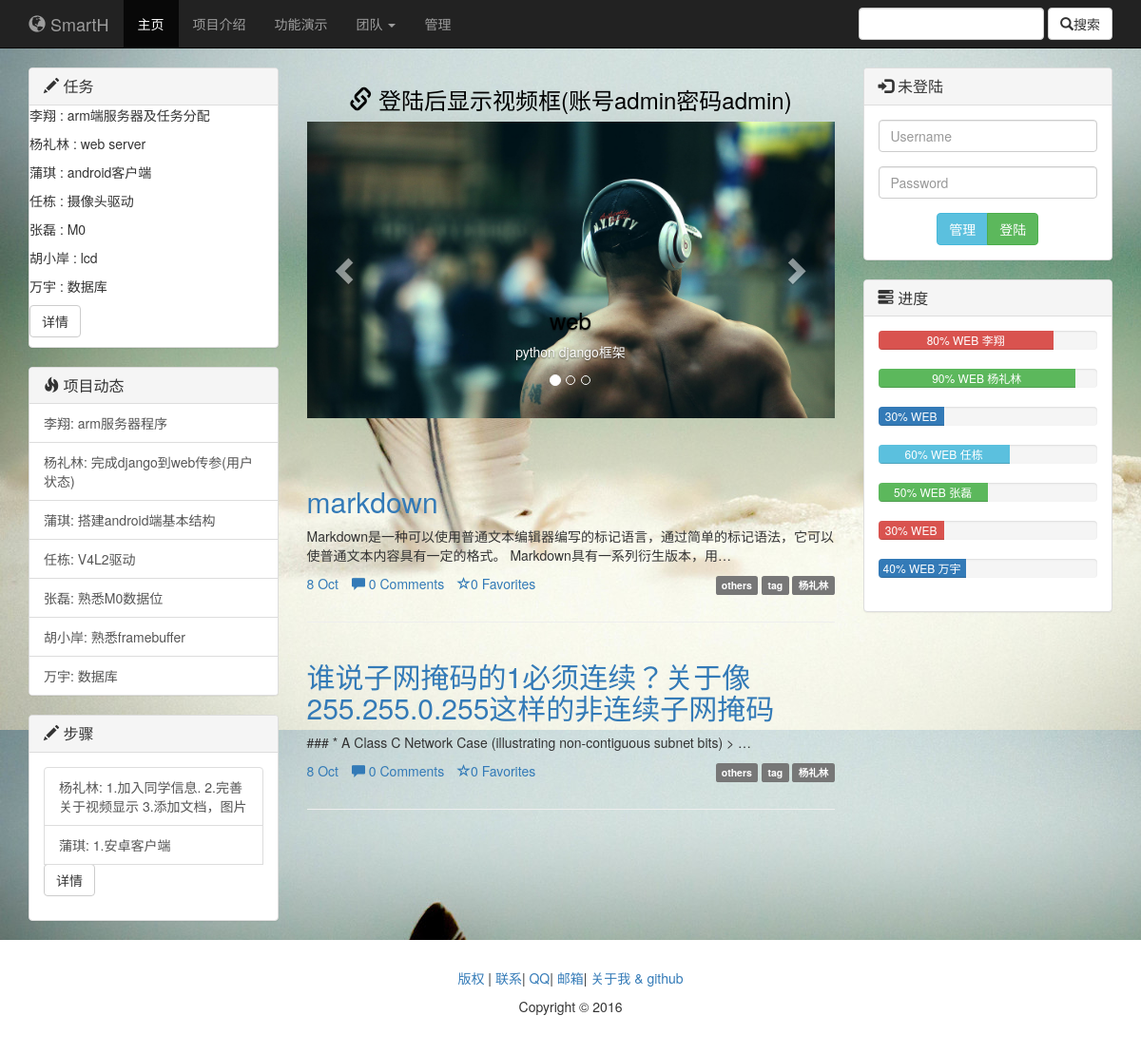
Page /focus/ on the committed database.
### focus/models.py (models this page shows, shortened)
class Author(models.Model):
    name = models.CharField(max_length=256)
    profile = models.CharField('profile', default='',max_length=256)
    stat = models.CharField('stat',default='',max_length=256)
    password = models.CharField('password',default='123', max_length=256)
    register_date = models.DateTimeField(auto_now_add=True, editable=True)
    stat = models.CharField('stat',default='',max_length=256)
    task = models.TextField('task')
    taskprogress = models.IntegerField('taskprogress',default=0)
    taskcolor = models.CharField('taskcolor',default='default',max_length=256)
    def __str__(self):
        return self.name

@python_2_unicode_compatible
class Article(models.Model):
    column = models.ForeignKey(Column, blank=True, null=True, verbose_name = 'belong to')
    title = models.CharField(max_length=256)
    author = models.ForeignKey('Author')
    user = models.ManyToManyField('NewUser', blank=True)
    content = models.TextField('content')
    pub_date = models.DateTimeField(auto_now_add=True, editable=True)
    update_time = models.DateTimeField(auto_now=True, null=True)
    published = models.BooleanField('notDraft', default=True)
    poll_num = models.IntegerField(default=0)
    comment_num = models.IntegerField(default=0)
    keep_num = models.IntegerField(default=0)
    class Meta:
        verbose_name = 'article'
        verbose_name_plural = 'article'
    objects = ArticleManager()

@python_2_unicode_compatible
class Column(models.Model):
    name = models.CharField('column_name', max_length=256)
    intro = models.TextField('introduction', default='')
    def __str__(self):
        return self.name
    class Meta:
        verbose_name = 'column'
        verbose_name_plural = 'column'
        ordering = ['name']

### focus/views.py (the view)
def index(request):
    latest_article_list = Article.objects.query_by_time()
    loginform = LoginForm()
    author_list = Author.objects.all()
    context = {'author_list':author_list,'article_detail':'','latest_article_list': latest_article_list, 'loginform':loginform}
    return render(request, 'home/index.html', context)

### focus/forms.py
class LoginForm(forms.Form):
	uid = forms.CharField(widget=forms.TextInput(attrs={'class':'form-control' ,'id':'uid', 'placeholder': 'Username'}))
	pwd = forms.CharField(widget=forms.PasswordInput(attrs={'class':'form-control' ,'id':'pwd', 'placeholder': 'Password'}))

### focus/models.py (called while the page is built)
    def query_by_time(self):
        query = self.get_queryset().order_by('-pub_date')
        return query

### templates/home/index.html (shortened to what this page needs)
{% extends "home/base.html" %}
{% load staticfiles %}
{% block content %}
<div class="container-fluid">
{% if article_detail %}
<div class="col-sm-9">
    <div class="row">
        <article class="col-xs-12">
            <h2>{{ article.title }}</h2>
            <p class="pull-right"><span class="label label-default">{{ article.column }}</span> <span class="label label-default">{{ article.pub_date | date:"j M" }}</span> <span class="label label-default">{{ article.author }}</span></p>
            <p><hr></p>
            <p>{{ content | safe }}</p>
            <p></p>
            <ul class="list-inline">
                <li><a href=" "><span class="glyphicon glyphicon-comment"></span> {{ article.comment_num }} Comments</a></li>
                <li><a href="/focus/{{ article.id }}/keep/"><span class="glyphicon glyphicon-star-empty"></span>{{ article.keep_num }} Favorites</a></li>
                <li><a href="/focus/{{ article.id }}/poll/"><span class="glyphicon glyphicon-thumbs-up"></span>{{ article.poll_num }} Upvotes</a></li>
            </ul>
        </article>
    </div>
    <hr>
    <h3>Comments:</h3>
    <hr>
    {% for comment in comments %}
    <div class="row">
        <article class="col-xs-12">
            <p class="pull-right"> <span class="label label-default">tag</span> <span class="label label-default">{{ comment.user }}</span></p>
            <p>{{ comment.content }}</p>
            <ul class="list-inline">
                <li><a href=" ">{{ comment.pub_date | date:"j M" }}</a></li>
                <li><a href=" "><span class="glyphicon glyphicon-comment"></span> {{ comment.comment_num }} Comments</a></li>
                <li><a href=" "><span class="glyphicon glyphicon-thumbs-up"></span>{{ comment.poll_num }} Upvotes</a></li>
            </ul>
        </article>
    </div>
    <hr>
    {% endfor %}
    <div class="row">
        <article class="col-xs-12">
            <h4>Sharing you comment:</h4>
            <form action="/focus/{{ article.id }}/comment/" method="post">
                {% csrf_token %}
                {{ commentform.as_p }}
                <input class="btn btn-default" type="submit" value="Submit" />
            </form>
        </article>
    </div>
    <hr>
</div>
{% else  %}
    <div class="col-sm-3">
        <div class="panel panel-default">
            <div class="panel-heading">
                <h1 class="panel-title"><span class="glyphicon glyphicon-pencil"></span> 任务 </h1>
            </div>
            <div class="list-group">
                {% for author in author_list %}
                <p>{{ author.name }} : {{ author.task }}</p>
                {% endfor %}
                <p><button class="btn btn-default">详情</button></p>
            </div>
        </div>
        <div class="panel panel-default">
            <div class="panel-heading">
                <h1 class="panel-title"><span class="glyphicon glyphicon-fire"></span> 项目动态 </h1>
            </div>
            <div class="list-group">
                {% for author in author_list %}
                <a href="#" class="list-group-item">{{ author.name }}: {{ author.stat }}</a>
                {% endfor %}
            </div>
        </div>
        <div class="panel panel-default">
            <div class="panel-heading">
                <h1 class="panel-title"><span class="glyphicon glyphicon-pencil"></span> 步骤 </h1>
            </div>
            <div  class="panel-body">
                <a href="#" class="list-group-item">杨礼林: 1.加入同学信息. 2.完善关于视频显示 3.添加文档，图片</a>
                <a href="#" class="list-group-item">蒲琪: 1.安卓客户端</a>
                <p><button class="btn btn-default">详情</button></p>
            </div>
        </div>
    </div>
    <div class="col-sm-6">
        {% if request.user.is_authenticated %}
        <div style="text-align:center;height:500px;">
            <h2>主窗口</h2>
            <div style="text-align: center;" class="embed-responsive embed-responsive-4by3">
                    <iframe src="http://192.168.2.245:8090/test.swf" allowfullscreen="" class="embed-responsive-item" frameborder="0" height="360" width="450"></iframe>
            </div>
        </div>
        {% else %}
        <div background="/static/img/background.jpg" style="text-align:center;height:400px;">
            <h3><span class="glyphicon glyphicon-link"></span> 登陆后显示视频框(账号admin密码admin)</h3>
            <div id="side-carousel" class="carousel slide" data-ride="carousel">
                <ol class="carousel-indicators">
                    <li data-target="#side-carousel" data-slide-to="0" class="active"></li>
                    <li data-target="#side-carousel" data-slide-to="1"></li>
                    <li data-target="#side-carousel" data-slide-to="2"></li>
                </ol>
                <div class="carousel-inner" role="listbox">
                    <div class="item active">
                        <a href="#">
                            <img src="/static/img/demo1.jpg" class="img-responsive" src="holder.js/400x300?bg=FF8C00&text=Image%201" alt="">
                        </a>
                        <div class="carousel-caption">
                            <h3>web</h3>
                            <p>python django框架</p>
                        </div>
                    </div>
                </div>
                <a class="left carousel-control" href="#side-carousel" role="button" data-slide="prev">
                    <span class="glyphicon glyphicon-chevron-left" aria-hidden="true"></span>
                </a>
                <a class="right carousel-control" href="#side-carousel" role="button" data-slide="next">
                    <span class="glyphicon glyphicon-chevron-right" aria-hidden="true"></span>
                </a>
            </div>
        </div>
        {% endif %}
        {% for article in latest_article_list %}
        <div class="row">
            <article class="col-xs-12">
                <h2><a id="article_title", href="/focus/{{ article.id }}">{{ article.title }}</a></h2>
                <p>{{ article.content|truncatechars_html:80 | safe }}</p>
                <p class="pull-right"><span class="label label-default">{{ article.column }}</span> <span class="label label-default">tag</span> <span class="label label-default">{{ article.author }}</span></p>
                <ul class="list-inline">
                    <li><a href="#">{{ article.pub_date | date:"j M" }}</a></li>
                    <li><a href="#"><span class="glyphicon glyphicon-comment"></span> {{ article.comment_num }} Comments</a></li>
                    <li><a href="#"><span class="glyphicon glyphicon-star-empty"></span>{{ article.keep_num }} Favorites</a></li>
                </ul>
            </article>
        </div>
        <hr>
        {% endfor %}
    </div>
    {% endif  %}
    <div class="col-sm-3">
        {% if request.user.is_authenticated %}
        <div class="panel panel-default">
            <div class="panel-heading">
                <h3 class="panel-title">
                    <span class="glyphicon glyphicon-user"></span>
                    已登录
                </h3>
            </div>
            <div class="panel-body">
                <div style="text-align:center" class="form-group"><h4>你好: {{ user }}</h4>
                    <div>
                        <a href="/admin/focus/article/add/">
                            <input class="btn btn-default" type="submit" value="写报告" />
                        </a>
                        <div class="btn-group" role="group">
                            <button type="button" onclick="location.href='/admin/'" class="btn btn-info">管理</button>
                            <button type="button" onclick="location.href='/focus/logout/'" class="btn btn-danger">退出</button>
                            <button type="button" onclick="location.href='/admin/focus/newuser/'" class="btn btn-success">添加用户</button>
                        </div>
                    </div>
                </div>
            </div>
        </div>
        {% else %}
        <div class="panel panel-default">
            <div class="panel-heading">
                <h3 class="panel-title">
                    <span class="glyphicon glyphicon-log-in"></span>
                    未登陆
                </h3>
            </div>
            <div style="text-align:center" class="panel-body">
                <form action="/focus/login/" method="post">
                    <div class="form-group">
                        {{ loginform.uid }}
                    </div>
                    <div class="form-group">
                        {{ loginform.pwd }}
                    </div>
                    <div class="btn-group" role="group">
                        <button type="button" onclick="location.href='/admin/'" class="btn btn-info">管理</button>
                        <button type="button,submit" class="btn btn-success">登陆</button>
                    </div>
                </form>
                    </div>
            </div>
            {% endif %}
            <div class="panel panel-default">
                <div class="panel-heading">
                    <h3 class="panel-title">
                        <span class="glyphicon glyphicon-tasks"></span>
                        进度
                    </h3>
                </div>
                <div class="panel-body">
                        {% for author in author_list %}
                    <div class="progress">
                        <div class="progress-bar progress-bar-{{ author.taskcolor }}" role="progressbar" aria-valuenow="{{ author.taskprogress }}"
                                                                                                         aria-valuemin="0" aria-valuemax="100" style="width:{{ author.taskprogress }}%">
                            {{ author.taskprogress }}% WEB {{ author.name }}
                        </div>
                    </div>
                        {% endfor %}
                </div>
            </div>
        </div>
    </div>
{% include "home/footer.html" %}
{% endblock %}

### templates/home/base.html (shortened to what this page needs)
<!DOCTYPE html>
<html lang="en">
{% include "home/head.html" %}
{% load staticfiles %}
<body background="/static/img/background.jpg">
{% include "home/nav.html" %}
{% block content %}
{% endblock %}
</body>
</html>

### templates/home/head.html (shortened to what this page needs)
<head>
    {% load staticfiles %}
    <link href="{% static "css/bootstrap.min.css" %}" rel="stylesheet">
    <link href="{% static "css/custom.css" %}" rel="stylesheet">
</head>

### templates/home/nav.html (shortened to what this page needs)
<nav class="navbar navbar-inverse navbar-static-top" role="navigation">
    <div class="container">
        <div class="navbar-header">
            <a class="navbar-brand" href="#"><span class="glyphicon glyphicon-globe"></span> SmartH </a>
        </div>
        <div class="collapse navbar-collapse" id="navbar">
            <ul class="nav navbar-nav">
                <li class="active">
                    <a href="/">主页</a>
                </li>
                <li>
                    <a href="#">项目介绍</a>
                </li>
                <li>
                    <a href="#">功能演示</a>
                </li>
                <li class="dropdown">
                    <a href="#" class="dropdown-toggle" data-toggle="dropdown" role="button" aria-haspopup="true" aria-expanded="false">团队 <span class="caret"></span></a>
                </li>
                <li>
                    <a href="/admin/">管理</a>
                </li>
            </ul>
            <form class="navbar-form navbar-right" role="search">
                <div class="form-group">
                    <input type="text" class="form-control">
                </div>
                <button type="submit" class="btn btn-default"><span class="glyphicon glyphicon-search"></span>搜索</button>
            </form>
        </div>
    </div>
</nav>

### templates/home/footer.html
<footer>
    <div class="small-print">
        <div class="container">
            <p> <a href="#">版权</a>  | <a href="#">联系</a>| <a href="#">QQ</a>| <a href="#">邮箱</a>| <a href="#">关于我 &amp; github</a> </p>
            <p>Copyright &copy; 2016 </p>
        </div>
    </div>
</footer>

### templates/home/script.html (shortened to what this page needs)
{% load staticfiles %}

### focus/static/css/custom.css (style rules this page uses)
h1, h2, h3, h4, h5, h6 { color: black; }
#side-carousel img { margin: 0 auto; }
.small-print { background-color: #fff; padding: 30px 0; }
.feature, .page-intro, .article-intro, .small-print { text-align: center; }

### rows in the picture
Author: name "李翔", task "arm端服务器及任务分配", stat "arm服务器程序", taskprogress "80"
Author: name "杨礼林", task "web server", stat "完成django到web传参(用户状态)", taskprogress "90"
Author: name "蒲琪", task "android客户端", stat "搭建android端基本结构", taskprogress "30"
Author: name "任栋", task "摄像头驱动", stat "V4L2驱动", taskprogress "60"
Author: name "张磊", task "M0", stat "熟悉M0数据位", taskprogress "50"
Author: name "胡小岸", task "lcd", stat "熟悉framebuffer", taskprogress "30"
Author: name "万宇", task "数据库", stat "数据库", taskprogress "40"
Article: title "markdown", content "Markdown是一种可以使用普通文本编辑器编写的标记语言，通过简单的标记语法，它可以使普通文本内容具有一定的格式。 Markdown具有一系列衍生版本，用…", column "others", author "杨礼林", pub_date "8 Oct", comment_num "0", keep_num "0"
Article: title "谁说子网掩码的1必须连续？关于像255.255.0.255这样的非连续子网掩码", content "### * A Class C Network Case (illustrating non-contiguous subnet bits) > …", column "others", author "杨礼林", pub_date "8 Oct", comment_num "0", keep_num "0"
